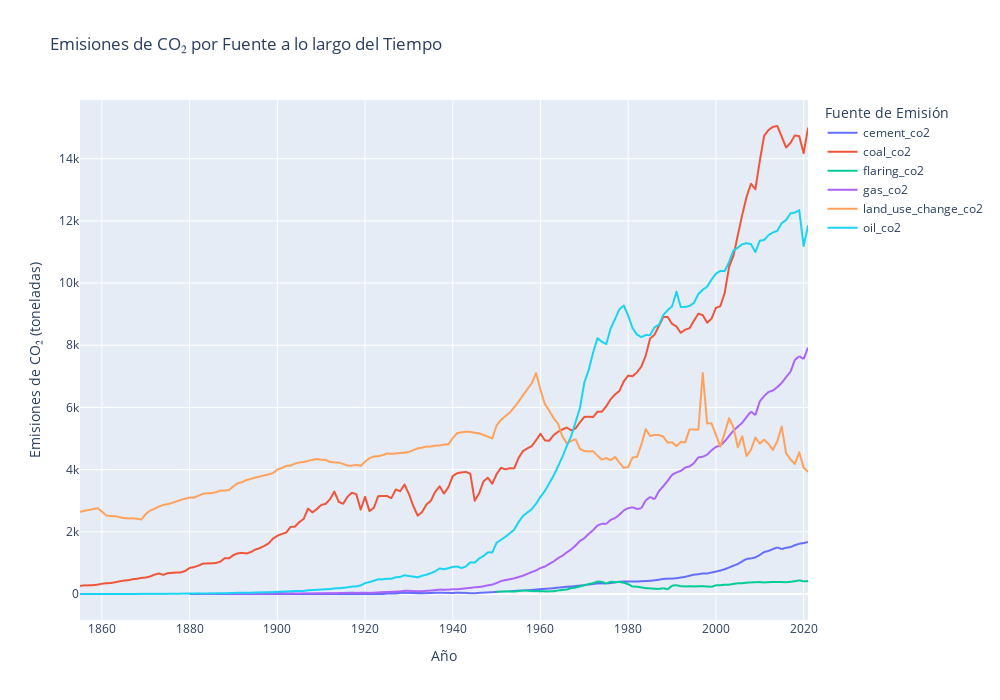

The notebook cell saved with this chart:
### Markdown cell above
##### Which sectors are most responsible for emissions, and how has their contribution varied over the decades?

### Code cell
#seleccionamos los focos de emisión y los representamos en un lineplot

emission_source_columns = ["cement_co2", "coal_co2", "flaring_co2", "gas_co2", "land_use_change_co2", "oil_co2"]


df_emission_source = df[df['country'] == 'World'][['year'] + emission_source_columns]

df_emission_long = df_emission_source.melt(id_vars="year", 
                                           value_vars=emission_source_columns, 
                                           var_name="emission_source", 
                                           value_name="emission_value")
 

fig = px.line(df_emission_long, 
              x="year", 
              y="emission_value", 
              color="emission_source", 
              title="Emisiones de CO₂ por Fuente a lo largo del Tiempo",
              labels={"year": "Año", "emission_value": "Emisiones de CO₂ (toneladas)", "emission_source": "Fuente de Emisión"},
              width=1000,
              height=700)


fig.show()

### Figure 1 — Plotly figure (JSON) as saved in the notebook; plotly's stock layout.template omitted (floating-point values rounded to 4 significant figures; data arrays with more than 128 entries replaced by an {"elided": "..."} marker saying what was removed)
{"data": [{"hovertemplate": "Fuente de Emisión=cement_co2<br>Año=%{x}<br>Emisiones de CO₂ (toneladas)=%{y}<extra></extra>", "legendgroup": "cement_co2", "line": {"color": "#636efa", "dash": "solid"}, "marker": {"symbol": "circle"}, "mode": "lines", "name": "cement_co2", "showlegend": true, "type": "scattergl", "x": {"elided": "167 int values"}, "xaxis": "x", "y": {"elided": "167 float values"}, "yaxis": "y"}, {"hovertemplate": "Fuente de Emisión=coal_co2<br>Año=%{x}<br>Emisiones de CO₂ (toneladas)=%{y}<extra></extra>", "legendgroup": "coal_co2", "line": {"color": "#EF553B", "dash": "solid"}, "marker": {"symbol": "circle"}, "mode": "lines", "name": "coal_co2", "showlegend": true, "type": "scattergl", "x": {"elided": "167 int values"}, "xaxis": "x", "y": {"elided": "167 float values"}, "yaxis": "y"}, {"hovertemplate": "Fuente de Emisión=flaring_co2<br>Año=%{x}<br>Emisiones de CO₂ (toneladas)=%{y}<extra></extra>", "legendgroup": "flaring_co2", "line": {"color": "#00cc96", "dash": "solid"}, "marker": {"symbol": "circle"}, "mode": "lines", "name": "flaring_co2", "showlegend": true, "type": "scattergl", "x": {"elided": "167 int values"}, "xaxis": "x", "y": {"elided": "167 float values"}, "yaxis": "y"}, {"hovertemplate": "Fuente de Emisión=gas_co2<br>Año=%{x}<br>Emisiones de CO₂ (toneladas)=%{y}<extra></extra>", "legendgroup": "gas_co2", "line": {"color": "#ab63fa", "dash": "solid"}, "marker": {"symbol": "circle"}, "mode": "lines", "name": "gas_co2", "showlegend": true, "type": "scattergl", "x": {"elided": "167 int values"}, "xaxis": "x", "y": {"elided": "167 float values"}, "yaxis": "y"}, {"hovertemplate": "Fuente de Emisión=land_use_change_co2<br>Año=%{x}<br>Emisiones de CO₂ (toneladas)=%{y}<extra></extra>", "legendgroup": "land_use_change_co2", "line": {"color": "#FFA15A", "dash": "solid"}, "marker": {"symbol": "circle"}, "mode": "lines", "name": "land_use_change_co2", "showlegend": true, "type": "scattergl", "x": {"elided": "167 int values"}, "xaxis": "x", "y": {"elided": "167 float values"}, "yaxis": "y"}, {"hovertemplate": "Fuente de Emisión=oil_co2<br>Año=%{x}<br>Emisiones de CO₂ (toneladas)=%{y}<extra></extra>", "legendgroup": "oil_co2", "line": {"color": "#19d3f3", "dash": "solid"}, "marker": {"symbol": "circle"}, "mode": "lines", "name": "oil_co2", "showlegend": true, "type": "scattergl", "x": {"elided": "167 int values"}, "xaxis": "x", "y": {"elided": "167 float values"}, "yaxis": "y"}], "layout": {"height": 700, "legend": {"title": {"text": "Fuente de Emisión"}, "tracegroupgap": 0}, "title": {"text": "Emisiones de CO₂ por Fuente a lo largo del Tiempo"}, "width": 1000, "xaxis": {"anchor": "y", "autorange": true, "domain": [0, 1], "range": [1855, 2021], "title": {"text": "Año"}, "type": "linear"}, "yaxis": {"anchor": "x", "autorange": true, "domain": [0, 1], "range": [-836.2, 15890.0], "title": {"text": "Emisiones de CO₂ (toneladas)"}, "type": "linear"}}}
